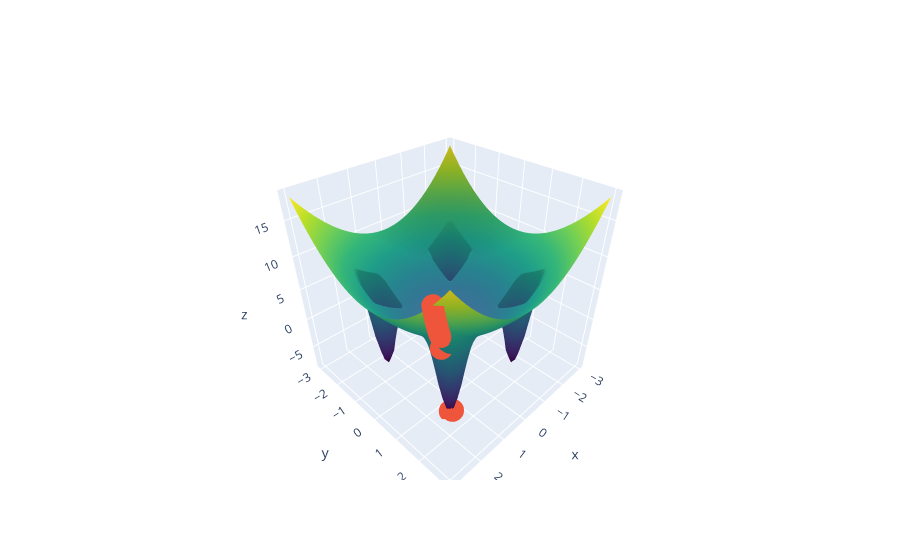

The notebook cell saved with this chart:
### Code cell
fig = go.Figure(
    data=[
        go.Surface(
            x=grid_x.numpy(), 
            y=grid_y.numpy(), 
            z=grid_z.numpy(), 
            colorscale='Viridis', 
            showscale=False
        ),
        go.Scatter3d(
            x=xs, y=ys, z=zs,
        )
    ],
)

fig.show()

### Figure 1 — Plotly figure (JSON) as saved in the notebook; plotly's stock layout.template omitted (floating-point values rounded to 4 significant figures; data arrays with more than 128 entries replaced by an {"elided": "..."} marker saying what was removed)
{"data": [{"colorscale": [[0, "#440154"], [0.1111, "#482878"], [0.2222, "#3e4989"], [0.3333, "#31688e"], [0.4444, "#26828e"], [0.5556, "#1f9e89"], [0.6667, "#35b779"], [0.7778, "#6ece58"], [0.8889, "#b5de2b"], [1, "#fde725"]], "showscale": false, "type": "surface", "x": {"elided": "40x40 float values"}, "y": {"elided": "40x40 float values"}, "z": {"elided": "40x40 float values"}}, {"type": "scatter3d", "x": [3, 2.94, 2.881, 2.824, 2.767, 2.712, 2.658, 2.604, 2.552, 2.501, 2.451, 2.402, 2.354, 2.307, 2.261, 2.216, 2.171, 2.128, 2.085, 2.044, 2.003, 1.963, 1.495, 1.47, 1.47, 1.47, 1.47], "y": [2.5, 2.45, 2.401, 2.353, 2.306, 2.26, 2.215, 2.17, 2.127, 2.084, 2.043, 2.002, 1.962, 1.923, 1.884, 1.846, 1.809, 1.773, 1.738, 1.703, 1.669, 1.636, 1.583, 1.468, 1.471, 1.47, 1.47], "z": [15.25, 14.65, 14.07, 13.51, 12.97, 12.46, 11.97, 11.49, 11.04, 10.6, 10.18, 9.778, 9.391, 9.019, 8.662, 8.319, 7.989, 7.673, 7.369, 7.077, 6.797, 4.867, -7.408, -8.088, -8.088, -8.088, -8.088]}], "layout": {}}
